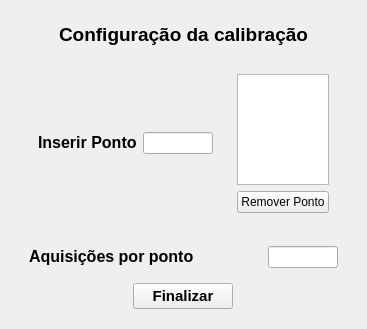
<?xml version="1.0" encoding="UTF-8"?>
<ui version="4.0">
 <class>Configs</class>
 <widget class="QDialog" name="Configs">
  <property name="geometry">
   <rect>
    <x>0</x>
    <y>0</y>
    <width>364</width>
    <height>329</height>
   </rect>
  </property>
  <property name="windowTitle">
   <string>Configurações da calibração</string>
  </property>
  <layout class="QGridLayout" name="gridLayout">
   <item row="0" column="0">
    <widget class="QWidget" name="widget" native="true">
     <layout class="QGridLayout" name="gridLayout_2">
      <item row="1" column="0">
       <widget class="QWidget" name="pontos" native="true">
        <layout class="QGridLayout" name="gridLayout_4">
         <item row="0" column="0">
          <widget class="QWidget" name="widget_2" native="true">
           <property name="toolTip">
            <string>&lt;html&gt;&lt;head/&gt;&lt;body&gt;&lt;p align=&quot;justify&quot;&gt;Insira no campo de texto os pontos de calibração em ordem crescente. Durante o processo de calibração, ajuste o sensor nos valores correspondentes a cada ponto definido, conforme solicitado pelo programa.&lt;/p&gt;&lt;p align=&quot;justify&quot;&gt;Ex: para calibrar um LVDT, imagine que você defina os pontos 0, 5 e 10, todos em centímetros. Quando o programa solicitar, posicione o sensor nos respectivos comprimentos.&lt;/p&gt;&lt;/body&gt;&lt;/html&gt;</string>
           </property>
           <layout class="QGridLayout" name="gridLayout_3">
            <item row="0" column="0">
             <widget class="QLabel" name="label_2">
              <property name="text">
               <string>&lt;html&gt;&lt;head/&gt;&lt;body&gt;&lt;p&gt;&lt;span style=&quot; font-size:12pt; font-weight:700;&quot;&gt;Inserir Ponto&lt;/span&gt;&lt;/p&gt;&lt;/body&gt;&lt;/html&gt;</string>
              </property>
             </widget>
            </item>
            <item row="0" column="1">
             <widget class="QLineEdit" name="point_input">
              <property name="minimumSize">
               <size>
                <width>70</width>
                <height>0</height>
               </size>
              </property>
              <property name="maximumSize">
               <size>
                <width>70</width>
                <height>16777215</height>
               </size>
              </property>
             </widget>
            </item>
           </layout>
          </widget>
         </item>
         <item row="0" column="1" alignment="Qt::AlignHCenter|Qt::AlignVCenter">
          <widget class="QWidget" name="widget_3" native="true">
           <layout class="QGridLayout" name="gridLayout_5">
            <item row="0" column="0">
             <widget class="QListWidget" name="points_list"/>
            </item>
            <item row="1" column="0" alignment="Qt::AlignHCenter">
             <widget class="QPushButton" name="remove_point_b">
              <property name="maximumSize">
               <size>
                <width>100</width>
                <height>16777215</height>
               </size>
              </property>
              <property name="toolTip">
               <string>&lt;html&gt;&lt;head/&gt;&lt;body&gt;&lt;p align=&quot;justify&quot;&gt;&lt;div style=\&quot;width: 300px;\&quot;&gt;Selecione um ponto na lista e pressione o botão para removê-lo.&lt;/div&gt;&lt;/p&gt;&lt;/body&gt;&lt;/html&gt;

</string>
              </property>
              <property name="text">
               <string>Remover Ponto</string>
              </property>
              <property name="autoRepeatInterval">
               <number>97</number>
              </property>
              <property name="autoDefault">
               <bool>false</bool>
              </property>
             </widget>
            </item>
           </layout>
          </widget>
         </item>
        </layout>
       </widget>
      </item>
      <item row="2" column="0">
       <widget class="QWidget" name="widget_4" native="true">
        <layout class="QGridLayout" name="gridLayout_6">
         <item row="0" column="0">
          <widget class="QLabel" name="label_3">
           <property name="text">
            <string>&lt;html&gt;&lt;head/&gt;&lt;body&gt;&lt;p&gt;&lt;span style=&quot; font-size:12pt; font-weight:700;&quot;&gt;Aquisições por ponto&lt;/span&gt;&lt;/p&gt;&lt;/body&gt;&lt;/html&gt;</string>
           </property>
          </widget>
         </item>
         <item row="0" column="1">
          <widget class="QLineEdit" name="acq_points">
           <property name="minimumSize">
            <size>
             <width>70</width>
             <height>0</height>
            </size>
           </property>
           <property name="maximumSize">
            <size>
             <width>70</width>
             <height>16777215</height>
            </size>
           </property>
          </widget>
         </item>
        </layout>
       </widget>
      </item>
      <item row="0" column="0">
       <widget class="QLabel" name="label">
        <property name="minimumSize">
         <size>
          <width>0</width>
          <height>30</height>
         </size>
        </property>
        <property name="maximumSize">
         <size>
          <width>16777215</width>
          <height>30</height>
         </size>
        </property>
        <property name="text">
         <string>&lt;html&gt;&lt;head/&gt;&lt;body&gt;&lt;p&gt;&lt;span style=&quot; font-size:14pt; font-weight:700;&quot;&gt;Configuração da calibração&lt;/span&gt;&lt;/p&gt;&lt;/body&gt;&lt;/html&gt;</string>
        </property>
        <property name="alignment">
         <set>Qt::AlignCenter</set>
        </property>
       </widget>
      </item>
      <item row="3" column="0" alignment="Qt::AlignHCenter">
       <widget class="QPushButton" name="finish_b">
        <property name="minimumSize">
         <size>
          <width>100</width>
          <height>0</height>
         </size>
        </property>
        <property name="maximumSize">
         <size>
          <width>100</width>
          <height>16777215</height>
         </size>
        </property>
        <property name="font">
         <font>
          <pointsize>11</pointsize>
          <bold>true</bold>
         </font>
        </property>
        <property name="text">
         <string>Finalizar</string>
        </property>
        <property name="checkable">
         <bool>false</bool>
        </property>
        <property name="autoDefault">
         <bool>false</bool>
        </property>
       </widget>
      </item>
     </layout>
    </widget>
   </item>
  </layout>
 </widget>
 <resources/>
 <connections/>
</ui>
